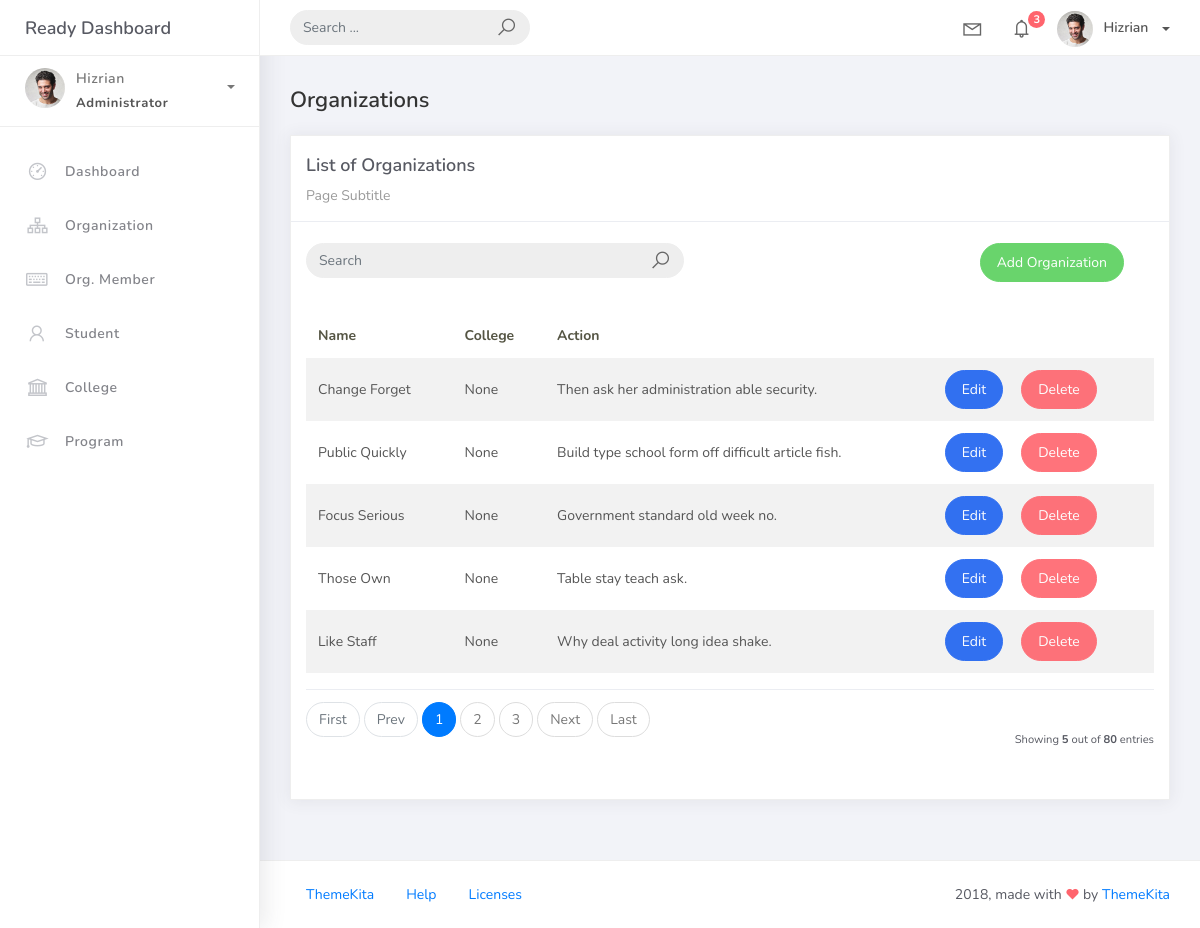
Screenshot of /organization_list with the database file from the repository.
### studentorg/models.py (models this page shows, shortened)
class BaseModel(models.Model):
    created_at = models.DateTimeField(auto_now_add=True, db_index=True)
    updated_at = models.DateTimeField(auto_now=True)
    class Meta:
        abstract = True

class Organization(BaseModel):
    name = models.CharField(max_length=250)
    college = models.ForeignKey(College, null=True, blank=True, on_delete=models.CASCADE)
    description = models.CharField(max_length=500)

### studentorg/views.py (the view)
# urls.py: path('organization_list', OrganizationList.as_view(), name='organization-list'),
class OrganizationList(ListView):
    model = Organization
    context_object_name = 'organization'
    template_name = 'org_list.html'
    paginate_by = 5
    def get_queryset(self, *args, **kwargs):
        qs = super(OrganizationList, self).get_queryset(*args, **kwargs)
        if self.request.GET.get("q") != None:
            query = self.request.GET.get('q')
            qs = qs.filter(Q(name__icontains=query) | Q(description__icontains=query))
        return qs

### templates/org_list.html (shortened to what this page needs)
{% extends 'base.html' %}
{% load static %}
{% block content %}
  <div class="content">
    <div class="container-fluid">
      <h4 class="page-title">Organizations</h4>
      <div class="row">
        <div class="col-md-12">
          <div class="card">
            <div class="card-header">
              <div class="card-title">List of Organizations</div>
              <div class="card-category">Page Subtitle</div>
            </div>
            <br />
                <div class="col-md-12 row">
                <div class="col-md-6">
                  <form class="navbar-left navbar-form nav-search mr-md-3" action="{% url 'organization-list'%}">
                    <div class="input-group">
                      <input type="text" placeholder="Search" class="form-control" name="q" />
                        <div class="input-group-append">
                        <span class="input-group-text">
                            <i class="la la-search search-icon"></i>
                        </span>
                        </div>
                    </div>
                    </form>
                </div>
                <div class="col-md-6">
                    <div class="pull-right">
                    <a href="{% url 'organization-add' %}" class="btn btn-success btn-rounded">Add Organization</a>
                    </div>
                </div>
                </div>
            <div class="card-body">
              <table class="table table-striped mt-3">
                <thead>
                  <tr>
                    <th scope="col">Name</th>
                    <th scope="col">College</th>
                    <th scope="col">Action</th>
                  </tr>
                </thead>
                <tbody>
                  {% for object in object_list %}
                    <tr>
                      <td>{{ object.name }}</td>
                      <td>{{ object.college }}</td>
                      <td>{{ object.description }}</td>
                      <td>
                        <a href="organization_list/{{ object.id }}" class="btn btn-primary btn-rounded">Edit</a>
                        <a href="organization_list/{{ object.id }}/delete" class="btn btn-danger btn-rounded">Delete</a>
                    </td>
                    </tr>
                    {% empty %}
                    <tr>
                      <td colspan="4" style="text-align: center">
                        <p class="text-sm font-weight-bold mb-0">No Records Found</p>
                      </td>
                    </tr>
                  {% endfor %}
                </tbody>
              </table>
              {% include 'includes/pagination.html' %}
            </div>
          </div>
        </div>
      </div>
    </div>
  </div>
{% endblock %}

### rows the page displays
Organization: name "Change Forget", college "None", description "Then ask her administration able security."
Organization: name "Public Quickly", college "None", description "Build type school form off difficult article fish."
Organization: name "Focus Serious", college "None", description "Government standard old week no."
Organization: name "Those Own", college "None", description "Table stay teach ask."
Organization: name "Like Staff", college "None", description "Why deal activity long idea shake."

### other values shown
{{ page_num }} "1"
{{ page_num }} "2" "3"
{{ object_list.count }} "5"
{{ paginator.count }} "80"
